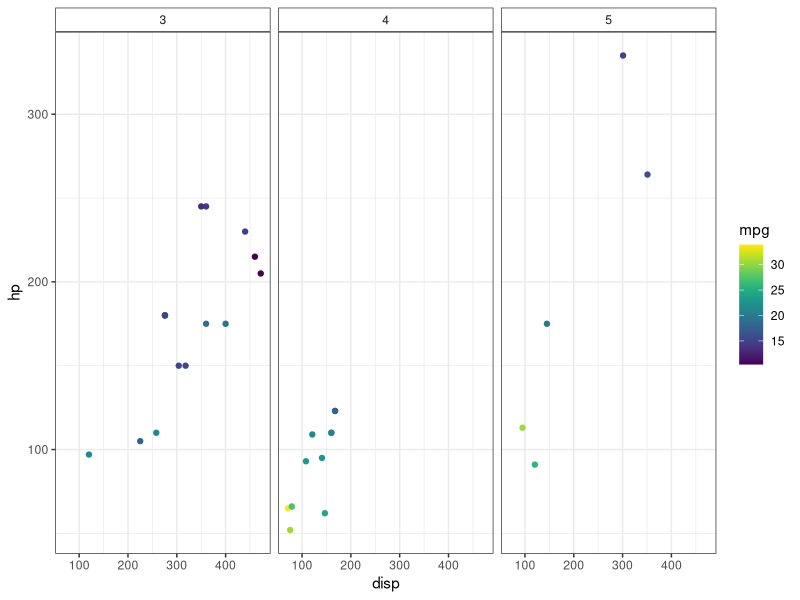

Write R code to recreate this figure.
## ---- chunk 1
library(tidyverse)
library(viridis)
mtcars %>%
  ggplot() +
  theme_bw() +
  geom_point(aes(x = disp, y = hp, colour = mpg)) +
  scale_color_viridis() +
  facet_wrap(~gear) +
  theme(strip.background = element_rect(fill = "transparent"))
